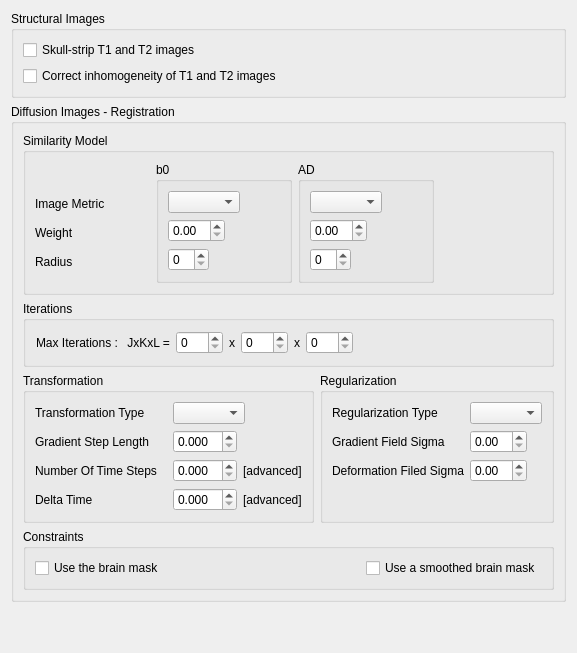
      <widget class="QWidget" name="tab_6">
       <attribute name="title">
        <string>Preprocessing Data</string>
       </attribute>
       <layout class="QVBoxLayout" name="verticalLayout_9">
        <item>
         <widget class="QGroupBox" name="StructuralImages_groupBox">
          <property name="title">
           <string>Structural Images</string>
          </property>
          <layout class="QVBoxLayout" name="verticalLayout_11">
           <item>
            <widget class="QCheckBox" name="skullStripping_checkBox">
             <property name="text">
              <string>Skull-strip T1 and T2 images</string>
             </property>
            </widget>
           </item>
           <item>
            <widget class="QCheckBox" name="correcting_checkBox">
             <property name="text">
              <string>Correct inhomogeneity of T1 and T2 images</string>
             </property>
            </widget>
           </item>
          </layout>
         </widget>
        </item>
        <item>
         <widget class="QGroupBox" name="DiffusionImagesRegistration_groupBox">
          <property name="title">
           <string>Diffusion Images - Registration</string>
          </property>
          <layout class="QVBoxLayout" name="verticalLayout_13">
           <item>
            <widget class="QGroupBox" name="groupBox_9">
             <property name="title">
              <string>Similarity Model</string>
             </property>
             <layout class="QHBoxLayout" name="horizontalLayout_15">
              <item>
               <widget class="QWidget" name="widget_29" native="true">
                <layout class="QGridLayout" name="gridLayout_32">
                 <property name="leftMargin">
                  <number>0</number>
                 </property>
                 <property name="topMargin">
                  <number>30</number>
                 </property>
                 <property name="bottomMargin">
                  <number>10</number>
                 </property>
                 <item row="0" column="0">
                  <widget class="QLabel" name="label_47">
                   <property name="text">
                    <string>Image Metric           </string>
                   </property>
                  </widget>
                 </item>
                 <item row="1" column="0">
                  <widget class="QLabel" name="label_48">
                   <property name="text">
                    <string>Weight</string>
                   </property>
                  </widget>
                 </item>
                 <item row="2" column="0">
                  <widget class="QLabel" name="label_49">
                   <property name="text">
                    <string>Radius</string>
                   </property>
                  </widget>
                 </item>
                </layout>
               </widget>
              </item>
              <item>
               <widget class="QGroupBox" name="groupBox_21">
                <property name="title">
                 <string>b0</string>
                </property>
                <layout class="QGridLayout" name="gridLayout_33">
                 <item row="0" column="0" alignment="Qt::AlignLeft">
                  <widget class="QComboBox" name="imageMetric1_DTI_comboBox"/>
                 </item>
                 <item row="1" column="0" alignment="Qt::AlignLeft">
                  <widget class="QDoubleSpinBox" name="weight1_DTI_spinBox">
                   <property name="value">
                    <double>0.000000000000000</double>
                   </property>
                  </widget>
                 </item>
                 <item row="2" column="0" alignment="Qt::AlignLeft">
                  <widget class="QSpinBox" name="radius1_DTI_spinBox"/>
                 </item>
                 <item row="0" column="1">
                  <spacer name="horizontalSpacer_32">
                   <property name="orientation">
                    <enum>Qt::Horizontal</enum>
                   </property>
                   <property name="sizeHint" stdset="0">
                    <size>
                     <width>40</width>
                     <height>20</height>
                    </size>
                   </property>
                  </spacer>
                 </item>
                </layout>
               </widget>
              </item>
              <item>
               <widget class="QGroupBox" name="AD">
                <property name="title">
                 <string>AD</string>
                </property>
                <layout class="QGridLayout" name="gridLayout_34">
                 <item row="3" column="0" alignment="Qt::AlignLeft">
                  <widget class="QSpinBox" name="radius2_DTI_spinBox"/>
                 </item>
                 <item row="0" column="0" alignment="Qt::AlignLeft">
                  <widget class="QComboBox" name="imageMetric2_DTI_comboBox"/>
                 </item>
                 <item row="2" column="0" alignment="Qt::AlignLeft">
                  <widget class="QDoubleSpinBox" name="weight2_DTI_spinBox">
                   <property name="value">
                    <double>0.000000000000000</double>
                   </property>
                  </widget>
                 </item>
                 <item row="0" column="1">
                  <spacer name="horizontalSpacer_33">
                   <property name="orientation">
                    <enum>Qt::Horizontal</enum>
                   </property>
                   <property name="sizeHint" stdset="0">
                    <size>
                     <width>40</width>
                     <height>20</height>
                    </size>
                   </property>
                  </spacer>
                 </item>
                </layout>
               </widget>
              </item>
              <item>
               <spacer name="horizontalSpacer_18">
                <property name="orientation">
                 <enum>Qt::Horizontal</enum>
                </property>
                <property name="sizeHint" stdset="0">
                 <size>
                  <width>40</width>
                  <height>20</height>
                 </size>
                </property>
               </spacer>
              </item>
             </layout>
            </widget>
           </item>
           <item>
            <widget class="QGroupBox" name="groupBox_12">
             <property name="title">
              <string>Iterations</string>
             </property>
             <layout class="QGridLayout" name="gridLayout_35">
              <item row="0" column="2">
               <widget class="QWidget" name="widget_34" native="true">
                <layout class="QHBoxLayout" name="horizontalLayout_17">
                 <property name="margin">
                  <number>1</number>
                 </property>
                 <item>
                  <widget class="QLabel" name="label_50">
                   <property name="text">
                    <string>Max Iterations :</string>
                   </property>
                  </widget>
                 </item>
                 <item>
                  <widget class="QLabel" name="label_51">
                   <property name="text">
                    <string> JxKxL =</string>
                   </property>
                  </widget>
                 </item>
                 <item>
                  <widget class="QSpinBox" name="iterationsJ_DTI_spinBox">
                   <property name="maximum">
                    <number>500</number>
                   </property>
                   <property name="value">
                    <number>0</number>
                   </property>
                  </widget>
                 </item>
                 <item alignment="Qt::AlignHCenter">
                  <widget class="QLabel" name="label_52">
                   <property name="text">
                    <string>x</string>
                   </property>
                  </widget>
                 </item>
                 <item>
                  <widget class="QSpinBox" name="iterationsK_DTI_spinBox">
                   <property name="maximum">
                    <number>500</number>
                   </property>
                   <property name="value">
                    <number>0</number>
                   </property>
                  </widget>
                 </item>
                 <item alignment="Qt::AlignHCenter">
                  <widget class="QLabel" name="label_53">
                   <property name="text">
                    <string>x</string>
                   </property>
                  </widget>
                 </item>
                 <item>
                  <widget class="QSpinBox" name="iterationsL_DTI_spinBox">
                   <property name="maximum">
                    <number>500</number>
                   </property>
                   <property name="value">
                    <number>0</number>
                   </property>
                  </widget>
                 </item>
                 <item>
                  <spacer name="horizontalSpacer_27">
                   <property name="orientation">
                    <enum>Qt::Horizontal</enum>
                   </property>
                   <property name="sizeHint" stdset="0">
                    <size>
                     <width>40</width>
                     <height>20</height>
                    </size>
                   </property>
                  </spacer>
                 </item>
                </layout>
               </widget>
              </item>
             </layout>
            </widget>
           </item>
           <item>
            <widget class="QWidget" name="widget_35" native="true">
             <layout class="QGridLayout" name="gridLayout_36">
              <property name="margin">
               <number>0</number>
              </property>
              <item row="0" column="0">
               <widget class="QGroupBox" name="groupBox_13">
                <property name="title">
                 <string>Transformation</string>
                </property>
                <layout class="QGridLayout" name="gridLayout_37">
                 <item row="4" column="1">
                  <widget class="QWidget" name="widget_48" native="true">
                   <layout class="QHBoxLayout" name="horizontalLayout_32">
                    <property name="margin">
                     <number>0</number>
                    </property>
                    <item alignment="Qt::AlignLeft">
                     <widget class="QDoubleSpinBox" name="deltaTime_DTI_spinBox">
                      <property name="decimals">
                       <number>3</number>
                      </property>
                     </widget>
                    </item>
                    <item>
                     <widget class="QLabel" name="label_54">
                      <property name="text">
                       <string>[advanced]</string>
                      </property>
                     </widget>
                    </item>
                   </layout>
                  </widget>
                 </item>
                 <item row="3" column="0">
                  <widget class="QLabel" name="label_55">
                   <property name="text">
                    <string>Number Of Time Steps   </string>
                   </property>
                  </widget>
                 </item>
                 <item row="4" column="0">
                  <widget class="QLabel" name="label_56">
                   <property name="text">
                    <string>Delta Time</string>
                   </property>
                  </widget>
                 </item>
                 <item row="0" column="1" alignment="Qt::AlignLeft">
                  <widget class="QComboBox" name="transformationType_DTI_comboBox"/>
                 </item>
                 <item row="2" column="0">
                  <widget class="QLabel" name="label_57">
                   <property name="text">
                    <string>Gradient Step Length</string>
                   </property>
                  </widget>
                 </item>
                 <item row="0" column="0">
                  <widget class="QLabel" name="label_58">
                   <property name="text">
                    <string>Transformation Type</string>
                   </property>
                  </widget>
                 </item>
                 <item row="2" column="1" alignment="Qt::AlignLeft">
                  <widget class="QDoubleSpinBox" name="gradientStepLength_DTI_spinBox">
                   <property name="decimals">
                    <number>3</number>
                   </property>
                   <property name="value">
                    <double>0.000000000000000</double>
                   </property>
                  </widget>
                 </item>
                 <item row="3" column="1">
                  <widget class="QWidget" name="widget_49" native="true">
                   <layout class="QHBoxLayout" name="horizontalLayout_38">
                    <property name="margin">
                     <number>0</number>
                    </property>
                    <item alignment="Qt::AlignLeft">
                     <widget class="QDoubleSpinBox" name="numberOfTimeSteps_DTI_spinBox">
                      <property name="decimals">
                       <number>3</number>
                      </property>
                     </widget>
                    </item>
                    <item>
                     <widget class="QLabel" name="label_59">
                      <property name="text">
                       <string>[advanced]</string>
                      </property>
                     </widget>
                    </item>
                   </layout>
                  </widget>
                 </item>
                </layout>
               </widget>
              </item>
              <item row="0" column="1">
               <widget class="QGroupBox" name="groupBox_14">
                <property name="title">
                 <string>Regularization</string>
                </property>
                <layout class="QGridLayout" name="gridLayout_38">
                 <item row="1" column="1" alignment="Qt::AlignLeft">
                  <widget class="QDoubleSpinBox" name="gradientFieldSigma_DTI_spinBox">
                   <property name="value">
                    <double>0.000000000000000</double>
                   </property>
                  </widget>
                 </item>
                 <item row="2" column="0">
                  <widget class="QLabel" name="label_60">
                   <property name="text">
                    <string>Deformation Filed Sigma</string>
                   </property>
                  </widget>
                 </item>
                 <item row="2" column="1" alignment="Qt::AlignLeft">
                  <widget class="QDoubleSpinBox" name="deformationFieldSigma_DTI_spinBox"/>
                 </item>
                 <item row="1" column="0">
                  <widget class="QLabel" name="label_61">
                   <property name="text">
                    <string>Gradient Field Sigma</string>
                   </property>
                  </widget>
                 </item>
                 <item row="0" column="1" alignment="Qt::AlignLeft">
                  <widget class="QComboBox" name="regularizationType_DTI_comboBox">
                   <property name="sizeAdjustPolicy">
                    <enum>QComboBox::AdjustToContentsOnFirstShow</enum>
                   </property>
                  </widget>
                 </item>
                 <item row="0" column="0">
                  <widget class="QLabel" name="label_62">
                   <property name="text">
                    <string>Regularization Type</string>
                   </property>
                  </widget>
                 </item>
                 <item row="3" column="0">
                  <widget class="QWidget" name="widget_38" native="true"/>
                 </item>
                </layout>
               </widget>
              </item>
             </layout>
            </widget>
           </item>
           <item>
            <widget class="QGroupBox" name="groupBox_24">
             <property name="title">
              <string>Constraints</string>
             </property>
             <layout class="QGridLayout" name="gridLayout_39">
              <item row="0" column="0">
               <widget class="QCheckBox" name="usingMask_DTI_checkBox">
                <property name="text">
                 <string>Use the brain mask</string>
                </property>
                <property name="autoExclusive">
                 <bool>false</bool>
                </property>
               </widget>
              </item>
              <item row="0" column="1" alignment="Qt::AlignRight">
               <widget class="QCheckBox" name="usingSmoothedMask_DTI_checkBox">
                <property name="text">
                 <string>Use a smoothed brain mask</string>
                </property>
                <property name="autoExclusive">
                 <bool>false</bool>
                </property>
               </widget>
              </item>
             </layout>
            </widget>
           </item>
          </layout>
         </widget>
        </item>
        <item>
         <spacer name="verticalSpacer_8">
          <property name="orientation">
           <enum>Qt::Vertical</enum>
          </property>
          <property name="sizeHint" stdset="0">
           <size>
            <width>20</width>
            <height>40</height>
           </size>
          </property>
         </spacer>
        </item>
       </layout>
      </widget>
